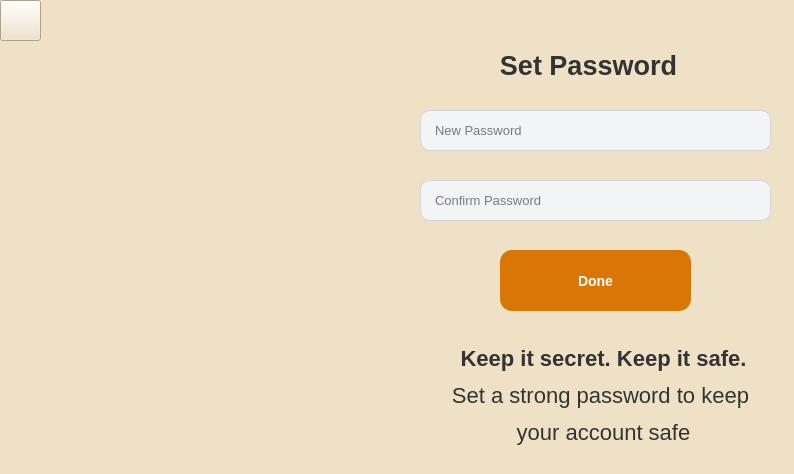
<?xml version="1.0" encoding="UTF-8"?>
<ui version="4.0">
 <class>adminsetpass</class>
 <widget class="QWidget" name="adminsetpass">
  <property name="geometry">
   <rect>
    <x>0</x>
    <y>0</y>
    <width>794</width>
    <height>474</height>
   </rect>
  </property>
  <property name="windowTitle">
   <string>Form</string>
  </property>
  <property name="styleSheet">
   <string notr="true">   background-color: #EFE1C6;</string>
  </property>
  <widget class="QLineEdit" name="Password_lineEdit_4">
   <property name="geometry">
    <rect>
     <x>420</x>
     <y>110</y>
     <width>351</width>
     <height>41</height>
    </rect>
   </property>
   <property name="styleSheet">
    <string notr="true">QLineEdit {
    background-color: #f3f4f6;   /* خاکستری خیلی روشن */
    border: 1px solid #d1d5db;   /* خط باریک خاکستری */
    border-radius: 10px;         /* گوشه‌های منحنی */
    padding: 6px 12px;           /* فضای داخلی برای متن */
    font-size: 13px;
}
QLineEdit:focus {
    border: 1px solid #fb923c;  /* نارنجی خوشرنگ هنگام فوکوس */
    background-color: #fff;     /* سفید شدن پس‌زمینه */
}</string>
   </property>
   <property name="echoMode">
    <enum>QLineEdit::Password</enum>
   </property>
   <property name="placeholderText">
    <string>New Password</string>
   </property>
  </widget>
  <widget class="QLabel" name="Login_signup_label_2">
   <property name="geometry">
    <rect>
     <x>430</x>
     <y>300</y>
     <width>341</width>
     <height>191</height>
    </rect>
   </property>
   <property name="styleSheet">
    <string notr="true">QLabel {
    font-family: &quot;Segoe UI&quot;, &quot;Vazir&quot;, sans-serif;
    font-size: 22px;
    font-weight: bold;
    color: #333333;
    padding: 10px;
    qproperty-alignment: AlignCenter;
    text-shadow: 1px 1px 1px rgba(0,0,0,0.1);
	border: none;
    background-color: transparent;
}</string>
   </property>
   <property name="frameShape">
    <enum>QFrame::NoFrame</enum>
   </property>
   <property name="text">
    <string>&lt;html&gt;&lt;head/&gt;&lt;body&gt;&lt;p align=&quot;center&quot;&gt;Keep it secret. Keep it safe.&lt;/p&gt;&lt;p align=&quot;center&quot;&gt;&lt;span style=&quot; font-weight:400;&quot;&gt;Set a strong password to keep &lt;/span&gt;&lt;/p&gt;&lt;p align=&quot;center&quot;&gt;&lt;span style=&quot; font-weight:400;&quot;&gt;your account safe&lt;/span&gt;&lt;/p&gt;&lt;/body&gt;&lt;/html&gt;</string>
   </property>
  </widget>
  <widget class="QPushButton" name="back_pushButton">
   <property name="geometry">
    <rect>
     <x>-10</x>
     <y>0</y>
     <width>41</width>
     <height>41</height>
    </rect>
   </property>
   <property name="styleSheet">
    <string notr="true">QPushButton#back_pushButton {
    background-color: #FFF3E0;               /* کرم روشن */
    color: #FF5722;                          /* متن نارنجی */
    font: bold 10pt &quot;Segoe UI&quot;;
    border: 2px solid #FFB74D;
    border-radius: 12px;
    padding: 6px 12px;
    icon-size: 18px 18px;                   /* اندازه آیکون */
}

QPushButton#back_pushButton:hover {
    background-color: #FFE0B2;               /* روشن‌تر هنگام هاور */
    color: #E64A19;                          /* متن تیره‌تر */
    border: 2px solid #FFA726;
}
</string>
   </property>
   <property name="text">
    <string/>
   </property>
   <property name="icon">
    <iconset resource="Source.qrc">
     <normaloff>:/ImageFolder/Back.png</normaloff>:/ImageFolder/Back.png</iconset>
   </property>
  </widget>
  <widget class="QLabel" name="label">
   <property name="geometry">
    <rect>
     <x>-20</x>
     <y>-10</y>
     <width>431</width>
     <height>661</height>
    </rect>
   </property>
   <property name="text">
    <string/>
   </property>
   <property name="pixmap">
    <pixmap resource="Source.qrc">:/ImageFolder/Set_password.png</pixmap>
   </property>
   <property name="scaledContents">
    <bool>true</bool>
   </property>
  </widget>
  <widget class="QPushButton" name="pushButton">
   <property name="geometry">
    <rect>
     <x>500</x>
     <y>250</y>
     <width>191</width>
     <height>61</height>
    </rect>
   </property>
   <property name="layoutDirection">
    <enum>Qt::RightToLeft</enum>
   </property>
   <property name="styleSheet">
    <string notr="true">QPushButton {
    background-color: #d97706;    /* نارنجی خاکی */
    color: white;                 /* رنگ متن */
    border: none;                 /* حذف کادر پیش‌فرض */
    border-radius: 12px;          /* گوشه‌های منحنی */
    padding: 8px 20px;            /* فضای داخلی دکمه */
    font-weight: bold;            /* ضخیم شدن فونت */
    font-size: 14px;
}

QPushButton:hover {
    background-color: #f59e0b;    /* رنگ روشن‌تر موقع hover */
}
</string>
   </property>
   <property name="text">
    <string>Done</string>
   </property>
  </widget>
  <widget class="QLineEdit" name="Password_lineEdit_5">
   <property name="geometry">
    <rect>
     <x>420</x>
     <y>180</y>
     <width>351</width>
     <height>41</height>
    </rect>
   </property>
   <property name="styleSheet">
    <string notr="true">QLineEdit {
    background-color: #f3f4f6;   /* خاکستری خیلی روشن */
    border: 1px solid #d1d5db;   /* خط باریک خاکستری */
    border-radius: 10px;         /* گوشه‌های منحنی */
    padding: 6px 12px;           /* فضای داخلی برای متن */
    font-size: 13px;
}
QLineEdit:focus {
    border: 1px solid #fb923c;  /* نارنجی خوشرنگ هنگام فوکوس */
    background-color: #fff;     /* سفید شدن پس‌زمینه */
}</string>
   </property>
   <property name="echoMode">
    <enum>QLineEdit::Password</enum>
   </property>
   <property name="placeholderText">
    <string>Confirm Password</string>
   </property>
  </widget>
  <widget class="QLabel" name="Login_signup_label">
   <property name="geometry">
    <rect>
     <x>430</x>
     <y>30</y>
     <width>311</width>
     <height>71</height>
    </rect>
   </property>
   <property name="styleSheet">
    <string notr="true">QLabel {
    font-family: &quot;Segoe UI&quot;, &quot;Vazir&quot;, sans-serif;
    font-size: 22px;
    font-weight: bold;
    color: #333333;
    padding: 10px;
    qproperty-alignment: AlignCenter;
    text-shadow: 1px 1px 1px rgba(0,0,0,0.1);
	border: none;
    background-color: transparent;
}</string>
   </property>
   <property name="frameShape">
    <enum>QFrame::NoFrame</enum>
   </property>
   <property name="text">
    <string>&lt;html&gt;&lt;head/&gt;&lt;body&gt;&lt;p align=&quot;center&quot;&gt;&lt;span style=&quot; font-size:20pt;&quot;&gt;Set Password&lt;/span&gt;&lt;/p&gt;&lt;/body&gt;&lt;/html&gt;</string>
   </property>
  </widget>
  <widget class="QPushButton" name="back_pushButton_2">
   <property name="geometry">
    <rect>
     <x>0</x>
     <y>0</y>
     <width>41</width>
     <height>41</height>
    </rect>
   </property>
   <property name="styleSheet">
    <string notr="true">QPushButton#back_pushButton {
    background-color: #FFF3E0;               /* کرم روشن */
    color: #FF5722;                          /* متن نارنجی */
    font: bold 10pt &quot;Segoe UI&quot;;
    border: 2px solid #FFB74D;
    border-radius: 12px;
    padding: 6px 12px;
    icon-size: 18px 18px;                   /* اندازه آیکون */
}

QPushButton#back_pushButton:hover {
    background-color: #FFE0B2;               /* روشن‌تر هنگام هاور */
    color: #E64A19;                          /* متن تیره‌تر */
    border: 2px solid #FFA726;
}
</string>
   </property>
   <property name="text">
    <string/>
   </property>
   <property name="icon">
    <iconset resource="Source.qrc">
     <normaloff>:/ImageFolder/Back.png</normaloff>:/ImageFolder/Back.png</iconset>
   </property>
  </widget>
 </widget>
 <resources>
  <include location="Source.qrc"/>
 </resources>
 <connections/>
</ui>
